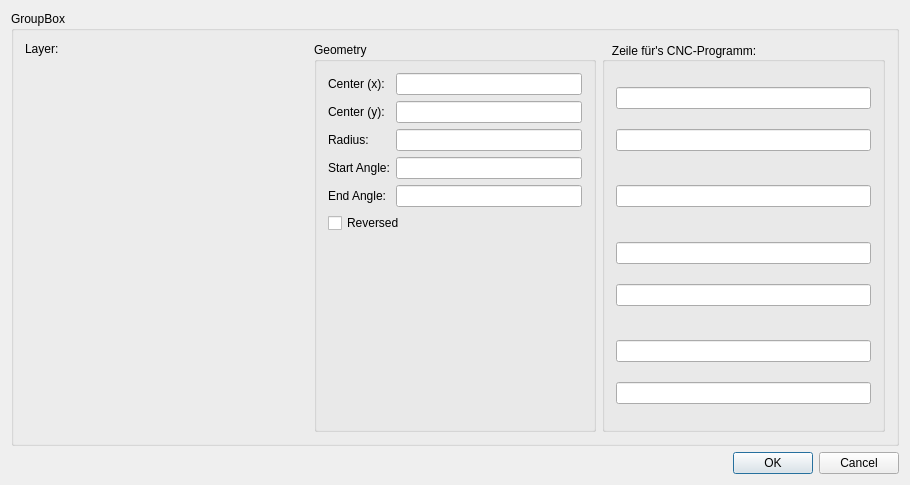
<?xml version="1.0" encoding="UTF-8"?>
<ui version="4.0">
 <class>QG_DlgArc</class>
 <widget class="QDialog" name="QG_DlgArc">
  <property name="geometry">
   <rect>
    <x>0</x>
    <y>0</y>
    <width>910</width>
    <height>485</height>
   </rect>
  </property>
  <property name="sizePolicy">
   <sizepolicy hsizetype="Minimum" vsizetype="Minimum">
    <horstretch>0</horstretch>
    <verstretch>0</verstretch>
   </sizepolicy>
  </property>
  <property name="minimumSize">
   <size>
    <width>300</width>
    <height>190</height>
   </size>
  </property>
  <property name="windowTitle">
   <string>Arc</string>
  </property>
  <layout class="QVBoxLayout" name="verticalLayout">
   <item>
    <widget class="QGroupBox" name="groupBox">
     <property name="title">
      <string>GroupBox</string>
     </property>
     <layout class="QHBoxLayout" name="horizontalLayout">
      <item>
       <layout class="QVBoxLayout">
        <item>
         <layout class="QHBoxLayout">
          <item>
           <widget class="QLabel" name="lLayer">
            <property name="sizePolicy">
             <sizepolicy hsizetype="Preferred" vsizetype="Preferred">
              <horstretch>0</horstretch>
              <verstretch>0</verstretch>
             </sizepolicy>
            </property>
            <property name="text">
             <string>Layer:</string>
            </property>
            <property name="wordWrap">
             <bool>false</bool>
            </property>
           </widget>
          </item>
          <item>
           <widget class="QG_LayerBox" name="cbLayer" native="true"/>
          </item>
         </layout>
        </item>
        <item>
         <widget class="QG_WidgetPen" name="wPen" native="true">
          <property name="sizePolicy">
           <sizepolicy hsizetype="MinimumExpanding" vsizetype="MinimumExpanding">
            <horstretch>0</horstretch>
            <verstretch>0</verstretch>
           </sizepolicy>
          </property>
         </widget>
        </item>
       </layout>
      </item>
      <item>
       <widget class="QGroupBox" name="buttonGroup8">
        <property name="title">
         <string>Geometry</string>
        </property>
        <layout class="QGridLayout">
         <item row="2" column="0">
          <widget class="QLabel" name="lEndX">
           <property name="text">
            <string>Radius:</string>
           </property>
           <property name="wordWrap">
            <bool>false</bool>
           </property>
          </widget>
         </item>
         <item row="2" column="1">
          <widget class="QLineEdit" name="leRadius">
           <property name="minimumSize">
            <size>
             <width>64</width>
             <height>0</height>
            </size>
           </property>
          </widget>
         </item>
         <item row="1" column="0">
          <widget class="QLabel" name="lCenterY">
           <property name="text">
            <string>Center (y):</string>
           </property>
           <property name="wordWrap">
            <bool>false</bool>
           </property>
          </widget>
         </item>
         <item row="1" column="1">
          <widget class="QLineEdit" name="leCenterY">
           <property name="minimumSize">
            <size>
             <width>64</width>
             <height>0</height>
            </size>
           </property>
          </widget>
         </item>
         <item row="0" column="0">
          <widget class="QLabel" name="lCenterX">
           <property name="text">
            <string>Center (x):</string>
           </property>
           <property name="wordWrap">
            <bool>false</bool>
           </property>
          </widget>
         </item>
         <item row="0" column="1">
          <widget class="QLineEdit" name="leCenterX">
           <property name="minimumSize">
            <size>
             <width>64</width>
             <height>0</height>
            </size>
           </property>
          </widget>
         </item>
         <item row="3" column="0">
          <widget class="QLabel" name="lAngle1">
           <property name="text">
            <string>Start Angle:</string>
           </property>
           <property name="wordWrap">
            <bool>false</bool>
           </property>
          </widget>
         </item>
         <item row="3" column="1">
          <widget class="QLineEdit" name="leAngle1">
           <property name="minimumSize">
            <size>
             <width>64</width>
             <height>0</height>
            </size>
           </property>
          </widget>
         </item>
         <item row="4" column="1">
          <widget class="QLineEdit" name="leAngle2">
           <property name="minimumSize">
            <size>
             <width>64</width>
             <height>0</height>
            </size>
           </property>
          </widget>
         </item>
         <item row="4" column="0">
          <widget class="QLabel" name="lAngle2">
           <property name="text">
            <string>End Angle:</string>
           </property>
           <property name="wordWrap">
            <bool>false</bool>
           </property>
          </widget>
         </item>
         <item row="6" column="0">
          <spacer name="spacer58">
           <property name="orientation">
            <enum>Qt::Vertical</enum>
           </property>
           <property name="sizeType">
            <enum>QSizePolicy::Expanding</enum>
           </property>
           <property name="sizeHint" stdset="0">
            <size>
             <width>20</width>
             <height>20</height>
            </size>
           </property>
          </spacer>
         </item>
         <item row="6" column="1">
          <spacer name="spacer61">
           <property name="orientation">
            <enum>Qt::Vertical</enum>
           </property>
           <property name="sizeType">
            <enum>QSizePolicy::Expanding</enum>
           </property>
           <property name="sizeHint" stdset="0">
            <size>
             <width>20</width>
             <height>20</height>
            </size>
           </property>
          </spacer>
         </item>
         <item row="5" column="0" colspan="2">
          <widget class="QCheckBox" name="cbReversed">
           <property name="text">
            <string>Reversed</string>
           </property>
          </widget>
         </item>
        </layout>
       </widget>
      </item>
      <item>
       <widget class="QGroupBox" name="cncbox">
        <property name="toolTip">
         <string extracomment="++++++++++++++++++"/>
        </property>
        <property name="title">
         <string>   Zeile für's CNC-Programm:    </string>
        </property>
        <property name="alignment">
         <set>Qt::AlignLeading|Qt::AlignLeft|Qt::AlignVCenter</set>
        </property>
        <layout class="QVBoxLayout" name="verticalLayout_2">
         <item>
          <spacer name="verticalSpacer_11">
           <property name="orientation">
            <enum>Qt::Vertical</enum>
           </property>
           <property name="sizeHint" stdset="0">
            <size>
             <width>20</width>
             <height>6</height>
            </size>
           </property>
          </spacer>
         </item>
         <item>
          <widget class="QLineEdit" name="arc6_2">
           <property name="readOnly">
            <bool>true</bool>
           </property>
          </widget>
         </item>
         <item>
          <spacer name="verticalSpacer">
           <property name="orientation">
            <enum>Qt::Vertical</enum>
           </property>
           <property name="sizeHint" stdset="0">
            <size>
             <width>20</width>
             <height>7</height>
            </size>
           </property>
          </spacer>
         </item>
         <item>
          <widget class="QLineEdit" name="arc6">
           <property name="readOnly">
            <bool>true</bool>
           </property>
          </widget>
         </item>
         <item>
          <spacer name="verticalSpacer_2">
           <property name="orientation">
            <enum>Qt::Vertical</enum>
           </property>
           <property name="sizeHint" stdset="0">
            <size>
             <width>20</width>
             <height>6</height>
            </size>
           </property>
          </spacer>
         </item>
         <item>
          <spacer name="verticalSpacer_3">
           <property name="orientation">
            <enum>Qt::Vertical</enum>
           </property>
           <property name="sizeHint" stdset="0">
            <size>
             <width>20</width>
             <height>6</height>
            </size>
           </property>
          </spacer>
         </item>
         <item>
          <widget class="QLineEdit" name="arc1_2">
           <property name="readOnly">
            <bool>true</bool>
           </property>
          </widget>
         </item>
         <item>
          <spacer name="verticalSpacer_4">
           <property name="orientation">
            <enum>Qt::Vertical</enum>
           </property>
           <property name="sizeHint" stdset="0">
            <size>
             <width>20</width>
             <height>6</height>
            </size>
           </property>
          </spacer>
         </item>
         <item>
          <spacer name="verticalSpacer_8">
           <property name="orientation">
            <enum>Qt::Vertical</enum>
           </property>
           <property name="sizeHint" stdset="0">
            <size>
             <width>20</width>
             <height>7</height>
            </size>
           </property>
          </spacer>
         </item>
         <item>
          <widget class="QLineEdit" name="arc2_2">
           <property name="readOnly">
            <bool>true</bool>
           </property>
          </widget>
         </item>
         <item>
          <spacer name="verticalSpacer_9">
           <property name="orientation">
            <enum>Qt::Vertical</enum>
           </property>
           <property name="sizeHint" stdset="0">
            <size>
             <width>20</width>
             <height>6</height>
            </size>
           </property>
          </spacer>
         </item>
         <item>
          <widget class="QLineEdit" name="arc3_2">
           <property name="readOnly">
            <bool>true</bool>
           </property>
          </widget>
         </item>
         <item>
          <spacer name="verticalSpacer_5">
           <property name="orientation">
            <enum>Qt::Vertical</enum>
           </property>
           <property name="sizeHint" stdset="0">
            <size>
             <width>20</width>
             <height>6</height>
            </size>
           </property>
          </spacer>
         </item>
         <item>
          <spacer name="verticalSpacer_6">
           <property name="orientation">
            <enum>Qt::Vertical</enum>
           </property>
           <property name="sizeHint" stdset="0">
            <size>
             <width>20</width>
             <height>6</height>
            </size>
           </property>
          </spacer>
         </item>
         <item>
          <widget class="QLineEdit" name="arc4_2">
           <property name="readOnly">
            <bool>true</bool>
           </property>
          </widget>
         </item>
         <item>
          <spacer name="verticalSpacer_10">
           <property name="orientation">
            <enum>Qt::Vertical</enum>
           </property>
           <property name="sizeHint" stdset="0">
            <size>
             <width>20</width>
             <height>7</height>
            </size>
           </property>
          </spacer>
         </item>
         <item>
          <widget class="QLineEdit" name="arc5_2">
           <property name="readOnly">
            <bool>true</bool>
           </property>
          </widget>
         </item>
         <item>
          <spacer name="verticalSpacer_7">
           <property name="orientation">
            <enum>Qt::Vertical</enum>
           </property>
           <property name="sizeHint" stdset="0">
            <size>
             <width>20</width>
             <height>6</height>
            </size>
           </property>
          </spacer>
         </item>
        </layout>
       </widget>
      </item>
     </layout>
    </widget>
   </item>
   <item>
    <widget class="QDialogButtonBox" name="buttonBox">
     <property name="standardButtons">
      <set>QDialogButtonBox::Cancel|QDialogButtonBox::Ok</set>
     </property>
    </widget>
   </item>
  </layout>
 </widget>
 <layoutdefault spacing="6" margin="11"/>
 <customwidgets>
  <customwidget>
   <class>QG_WidgetPen</class>
   <extends>QWidget</extends>
   <header>qg_widgetpen.h</header>
  </customwidget>
  <customwidget>
   <class>QG_LayerBox</class>
   <extends>QWidget</extends>
   <header>qg_layerbox.h</header>
  </customwidget>
 </customwidgets>
 <tabstops>
  <tabstop>leCenterX</tabstop>
  <tabstop>leCenterY</tabstop>
  <tabstop>leRadius</tabstop>
  <tabstop>leAngle1</tabstop>
  <tabstop>leAngle2</tabstop>
  <tabstop>cbReversed</tabstop>
 </tabstops>
 <resources/>
 <connections>
  <connection>
   <sender>buttonBox</sender>
   <signal>accepted()</signal>
   <receiver>QG_DlgArc</receiver>
   <slot>accept()</slot>
   <hints>
    <hint type="sourcelabel">
     <x>189</x>
     <y>234</y>
    </hint>
    <hint type="destinationlabel">
     <x>189</x>
     <y>125</y>
    </hint>
   </hints>
  </connection>
  <connection>
   <sender>buttonBox</sender>
   <signal>rejected()</signal>
   <receiver>QG_DlgArc</receiver>
   <slot>reject()</slot>
   <hints>
    <hint type="sourcelabel">
     <x>189</x>
     <y>234</y>
    </hint>
    <hint type="destinationlabel">
     <x>189</x>
     <y>125</y>
    </hint>
   </hints>
  </connection>
 </connections>
</ui>
